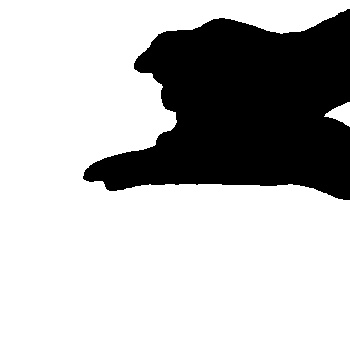
#> input picture Hand Gesture Detection/Nasim Testing(Updated and Done)/Hand Detect (Updating from Saif_Ridwans)/data/train/deaf emergency/151.jpg, 350 x 350 px, given in place of the camera
$ python DataCollect.py
#> lines starting #> are read from the running program, lines starting #| are printed output that depends on the picture; after the words box and inside, x2 and y2 are one past the last pixel; in counts of white or black regions, pixels touching at a corner belong together; pictures that were not available may be replaced by others from this repository, and a replacement may not be noted
import cv2
import numpy as np
import os
#it is like creating folder
if not os.path.exists("data"):
    os.makedirs("data")
    os.makedirs("data/train")
    os.makedirs("data/train/hi")
    os.makedirs("data/train/ok")
    os.makedirs("data/train/like")
    os.makedirs("data/train/rock")

# Train directory loaded
directory = 'data/train/'
cap = cv2.VideoCapture(0) #it is like my webcam is activated

while True:
    _, frame = cap.read()
#> frame is the input picture: shape (350, 350, 3); min 0, max 255, mean 186.2
    # Simulating mirror image
    frame = cv2.flip(frame, 1)
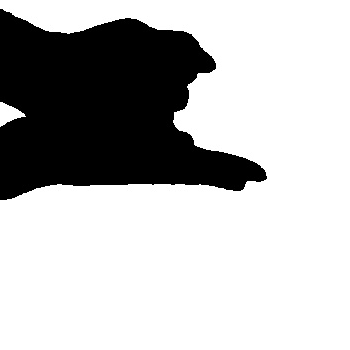
#> frame: shape (350, 350, 3); min 0, max 255, mean 186.2

       # Getting count of existing images
    count = {'Hi': len(os.listdir(directory+"/hi")),
             'Ok': len(os.listdir(directory+"/ok")),
             'Like': len(os.listdir(directory+"/like")),
             'Rock': len(os.listdir(directory+"/rock"))}

      # Printing the count in each set to the screen
    cv2.putText(frame, "MODE : TRAIN", (10, 50), cv2.FONT_HERSHEY_PLAIN, 1, (0,255,0), 1)
    cv2.putText(frame, "IMAGE COUNT", (10, 100), cv2.FONT_HERSHEY_PLAIN, 1, (0,255,0), 1)
    cv2.putText(frame, "NORMAL : "+str(count['Hi']), (10, 120), cv2.FONT_HERSHEY_PLAIN, 1, (0,255,0), 1)
    cv2.putText(frame, "EMERGENCY O: "+str(count['Ok']), (10, 140), cv2.FONT_HERSHEY_PLAIN, 1, (0,255,0), 1)
    cv2.putText(frame, "EMERGENCY D : "+str(count['Like']), (10, 160), cv2.FONT_HERSHEY_PLAIN, 1, (0,255,0), 1)
    cv2.putText(frame, "HELP : "+str(count['Rock']), (10, 180), cv2.FONT_HERSHEY_PLAIN, 1, (0,255,0), 1)
#> frame: shape (350, 350, 3); mean B, G, R 186.2, 188.8, 186.2


    # Coordinates of the ROI
    x1 = int(0.6*frame.shape[1])
#> x1 = 210
    y1 = 80
    x2 = frame.shape[1]-80
#> x2 = 270
    y2 = int(0.4*frame.shape[1])
#> y2 = 140
    # Drawing the ROI
    # The increment/decrement by 1 is to compensate for the bounding box
    cv2.rectangle(frame, (x1-1, y1-1), (x2+1, y2+1), (0,0,255) ,2)
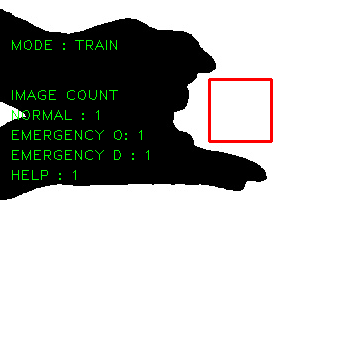
#> frame: shape (350, 350, 3); mean B, G, R 184.6, 187.3, 186.2
    # Extracting the ROI
    roi = frame[y1:y2, x1:x2]
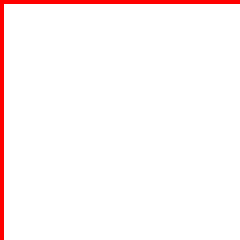
#> roi: shape (60, 60, 3) (shown 4 times larger); mean B, G, R 246.6, 246.6, 255
    roi = cv2.resize(roi, (200, 200))#SIZE OF ROI THE LITTLE GRAYSCALE WINDOW
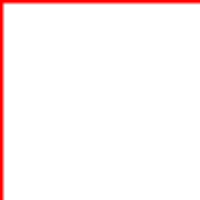
#> roi: shape (200, 200, 3); mean B, G, R 246.5, 246.5, 255

    cv2.imshow("Frame", frame)


    roi = cv2.cvtColor(roi, cv2.COLOR_BGR2GRAY)
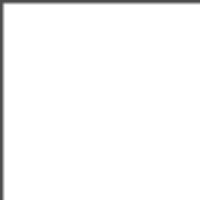
#> roi: shape (200, 200); min 76, max 255, mean 249.1
    _, roi = cv2.threshold(roi, 120, 255, cv2.THRESH_BINARY)
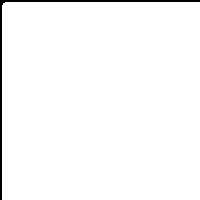
#> roi: shape (200, 200); 98% white; 1 black region, box (x1, y1, x2, y2) and area: (0, 0, 200, 200) 801
    cv2.imshow("ROI", roi)

    interrupt = cv2.waitKey(10)
#> (key Esc is pressed here)
    if interrupt & 0xFF == 27: # esc key
        break

    if interrupt & 0xFF == ord('n'):
        cv2.imwrite(directory+'hi/'+str(count['Hi'])+'.jpg', roi)
    if interrupt & 0xFF == ord('o'):
        cv2.imwrite(directory+'ok/'+str(count['Ok'])+'.jpg', roi)
    if interrupt & 0xFF == ord('d'):
        cv2.imwrite(directory+'like/'+str(count['Like'])+'.jpg', roi)
    if interrupt & 0xFF == ord('h'):
        cv2.imwrite(directory+'rock/'+str(count['Rock'])+'.jpg', roi)

cap.release()
cv2.destroyAllWindows()
